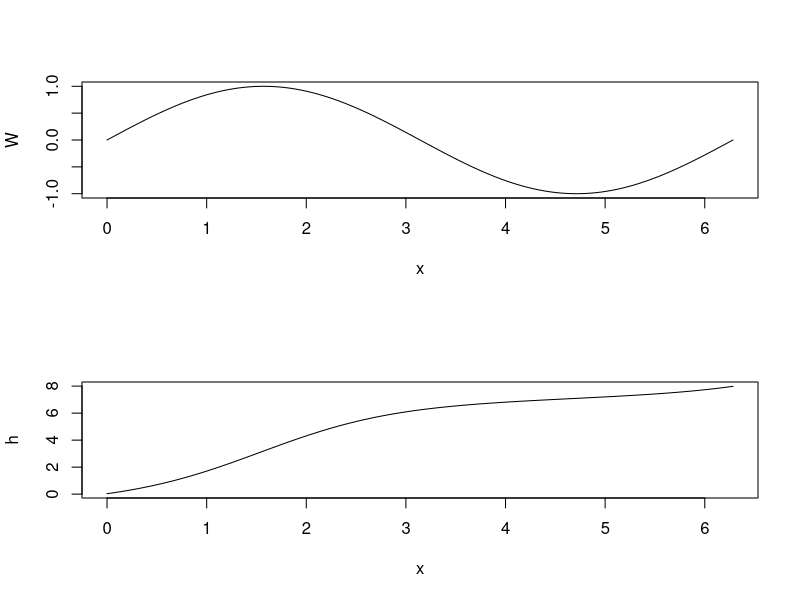
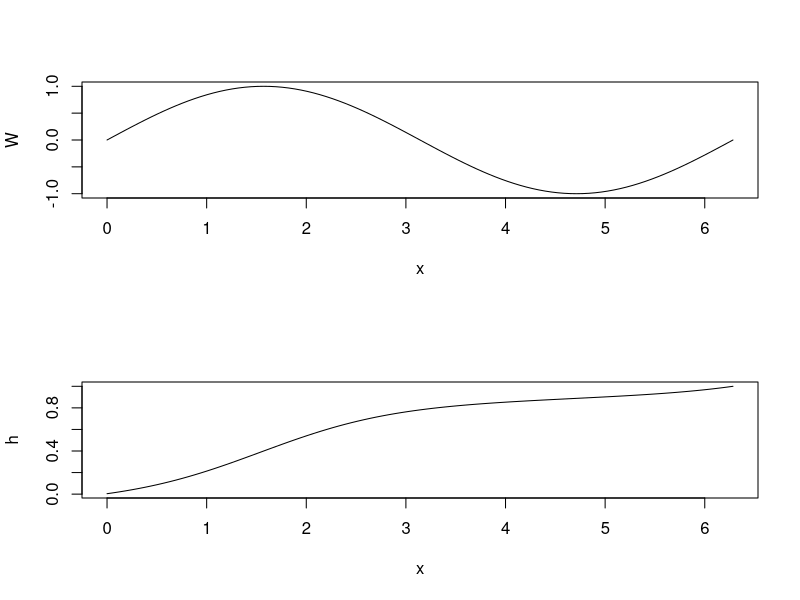

The R source for these figures, in order:
## ---- chunk 1
knitr::opts_chunk$set(echo = TRUE)
## ---- chunk 2
# create a fine mesh of x-values over [0,2*pi]
x <- seq(0,2*pi,len=101)
# step size
delta <- 2*pi/100
# sin(x)
W <- sin(x)
# exponentiate the result
EW <- exp(W)
# compute the integral from 0 to 2*pi using the trapezoidal rule
hof2pi <- delta*(sum(EW) - EW[101]/2)
print(paste("h(2*pi) =",round(hof2pi,2)))
## ---- chunk 3
h <- delta*(cumsum(EW) - EW[101]/2)
par(mfcol=c(2,1))
plot(x, W, type="l")
plot(x, h, type="l")
## ---- chunk 4
h <- delta*(cumsum(EW) - EW[101]/2)/hof2pi
par(mfcol=c(2,1))
plot(x, W, type="l")
plot(x, h, type="l")
